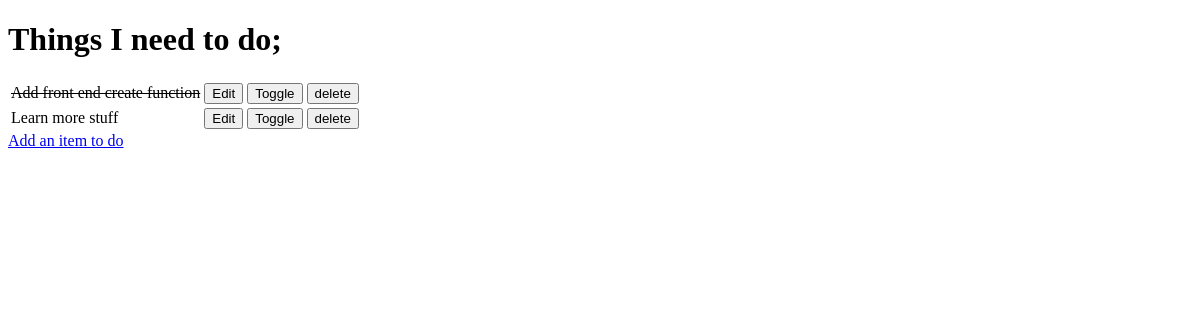
/, run on an earlier commit of the app's database.
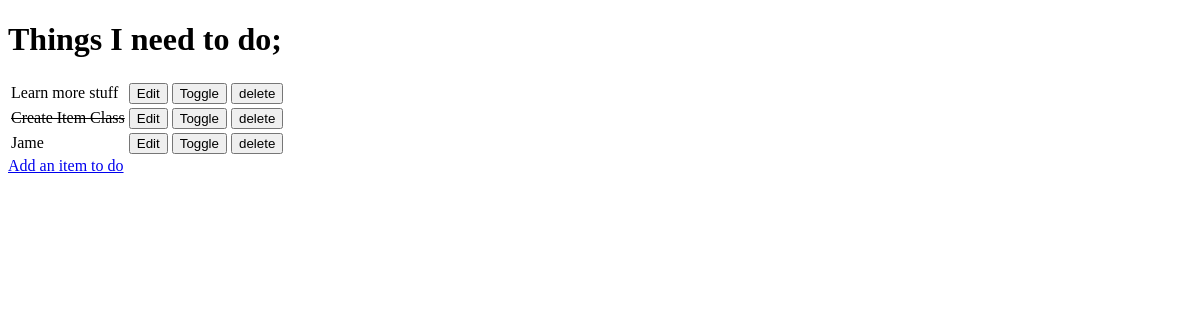
And on a later commit of the database.
### todo/models.py (models this page shows, shortened)
class Item(models.Model):
    name = models.CharField(max_length=50, null=False, blank=False)
    done = models.BooleanField(default=False, null=False, blank=False)

### todo/views.py (the view)
# urls.py: path('', views.get_todo_list, name="get_todo_list"),
def get_todo_list(request):
    items = Item.objects.all()
    context = {
        'items': items
    }
    return render(request, "todo/todo_list.html", context)

### todo/templates/todo/todo_list.html (shortened to what this page needs)
<!DOCTYPE html>
<html lang="en">
<head>
</head>
<body>
    <h1>Things I need to do;</h1>
    <table>
        {% for item in items %}
        <tr>
            {% if item.done %}
            <td><strike>{{item.name}}</strike></td>
            {% else %}
            <td>{{ item.name }}</td>
            {% endif %}
            <td><a href="/edit/{{item.id}}"><button>Edit</button></a></td>
            <td><a href="/toggle/{{item.id}}"><button>Toggle</button></a></td>
            <td><a href="/delete/{{item.id}}"><button>delete</button></a></td>
        </tr>
        {% empty %}
        <tr>
            <td>You have no tasks.</td>
        </tr>
        {% endfor %}
    </table>
    <a href="/add">Add an item to do</a>
</body>
</html>

What changed in the data, as far as the page shows it:
removed Item: name "Add front end create function"
added Item: name "Create Item Class"
added Item: name "Jame"
